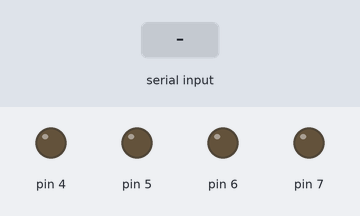
A sketch run on a simulated Arduino Uno, built with avr-gcc and run on an emulated ATmega328P. Shown: output pins drawn as LEDs (lit = HIGH). The test bench sets the inputs (shaded band).

Above: at 1.2 s.
1.3 s: "F" received over the second serial link
At 1.7 s:
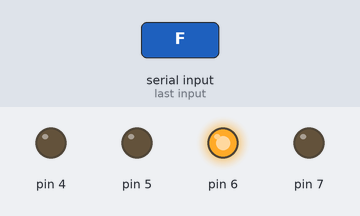
2.8 s: "B" received over the second serial link
At 4.0 s:
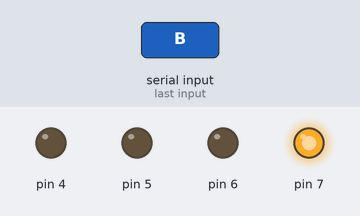
4.3 s: "L" received over the second serial link
At 5.2 s:
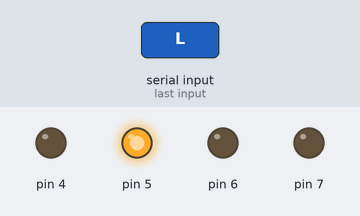
5.8 s: "R" received over the second serial link
At 6.4 s:
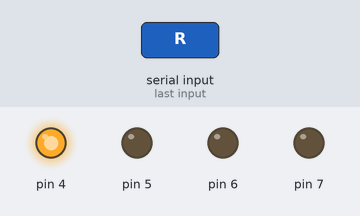
7.3 s: "O" received over the second serial link
At 8.5 s:
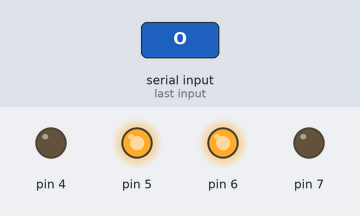
8.8 s: "N" received over the second serial link
At 9.8 s:
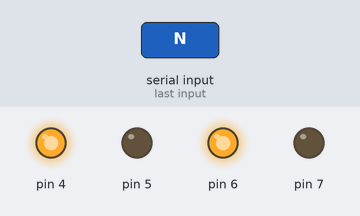
Timing chart, 0 to 11.3 s (numbered marks = the images above; inputs shaded):
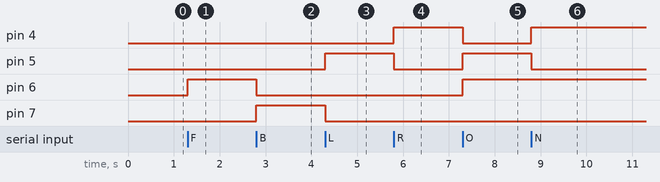

The sketch:

car.ino
```cpp
//for car


#include <SoftwareSerial.h>
SoftwareSerial BTserial(10, 11);

int state = 0;

void setup() {


  Serial.begin(9600);
  BTserial.begin(38400);
  pinMode(6, OUTPUT);
  pinMode(7, OUTPUT);
  pinMode(4, OUTPUT);
  pinMode(5, OUTPUT);

}

void loop() {

  if (BTserial.available() > 0)
  {
    state = BTserial.read();
    Stop();
    switch (state)
    {
      case 'F':
        forward();
        break;
      case 'B':
        back();
        break;
      case 'L':
        left();
        break;
      case 'R':
        right();
        break;
      case 'O':
        Fleft();
        break;
      case 'N':
        Fright();
        break;
      case 'P':
        Bleft();
        break;
      case 'M':
        Bright();
        break;


    }
  }
}


void forward()
{
  digitalWrite(6, HIGH);
  digitalWrite(7, LOW);


}
void back()
{
  digitalWrite(6, LOW);
  digitalWrite(7, HIGH);
}


void left()
{
  digitalWrite(4, LOW);
  digitalWrite(5, HIGH);
}
void right()
{
  digitalWrite(5, LOW);
  digitalWrite(4, HIGH);
}
void Stop()
{
  digitalWrite(6, LOW);
  digitalWrite(7, LOW);
  digitalWrite(4, LOW);
  digitalWrite(5, LOW);
}
void Fright()
{
  right();
  forward();

}
void Fleft()
{
  left();
  forward();
}

void Bleft()
{
  left();
  back();
}
void Bright()
{
  right();
  back();
}
```

Measured:
- after the input at 1.3 s, pin 6: LOW → HIGH at once
- after the input at 2.8 s, pin 6: HIGH → LOW at once; pin 7: LOW → HIGH at once
- after the input at 4.3 s, pin 5: LOW → HIGH at once; pin 7: HIGH → LOW at once
- after the input at 5.8 s, pin 4: LOW → HIGH at once; pin 5: HIGH → LOW at once
- after the input at 7.3 s, pin 4: HIGH → LOW at once; pin 5, pin 6: LOW → HIGH at once
- after the input at 8.8 s, pin 4: LOW → HIGH at once; pin 5: HIGH → LOW at once
